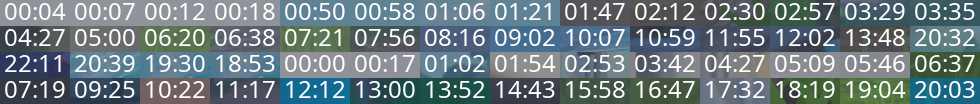
#> input picture number/trainnumber.png, 980 x 104 px
$ python -i numberDetection.py   (imports and definitions only)   (older library calls are emulated)
#> lines starting #> are read from the running program, lines starting #| are printed output that depends on the picture; after the words box and inside, x2 and y2 are one past the last pixel; in counts of white or black regions, pixels touching at a corner belong together
import sys
import numpy as np
import cv2


def generate_data(train_set):
#> called with train_set = 'trainnumber.png'
    im = cv2.imread(train_set)
#> im is the input picture: shape (104, 980, 3); mean B, G, R 133.5, 128.1, 112.3

    gray = cv2.cvtColor(im, cv2.COLOR_BGR2GRAY)
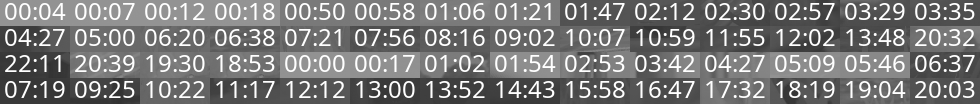
#> gray: shape (104, 980); min 49, max 255, mean 124
    _, thresh = cv2.threshold(gray, 150, 255, cv2.THRESH_BINARY_INV)
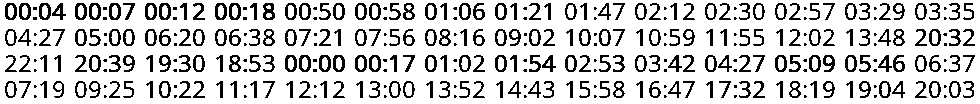
#> thresh: shape (104, 980); 80.5% white; black in thin lines or dots

    _, contours, hierarchy = cv2.findContours(thresh, cv2.RETR_LIST, cv2.CHAIN_APPROX_SIMPLE)
#> contours = 450 contours, 135 with area under 20; largest, box (x1, y1, x2, y2) and area: (0, 0, 980, 104) 100837, (228, 2, 242, 21) 205, (214, 2, 228, 21) 205, (158, 2, 172, 21) 205, (144, 2, 158, 21) 205

    samples = np.empty((0,100))
    responses = []
    keys = [i for i in range(48,58)]

    for cnt in contours:
        if cv2.contourArea(cnt)>50:
            [x,y,w,h] = cv2.boundingRect(cnt)

            if h>13 and h<20:
                cv2.rectangle(im,(x,y),(x+w,y+h),(0,0,255),2)
                roi = thresh[y:y+h,x:x+w]
                roismall = cv2.resize(roi,(10,10))
                cv2.imshow('norm',im)
                key = cv2.waitKey(0)

                if key == 27:  # (escape to quit)
                    sys.exit()
                elif key in keys:
                    responses.append(int(chr(key)))
                    sample = roismall.reshape((1,100))
                    samples = np.append(samples,sample,0)
#> this loop made 49 passes; (key Esc is pressed on pass 49)
#> (x, y, w, h) on passes 36, 37, 38, 43, 44, 45, 47, 48, 49: (951, 83, 7, 13), (931, 83, 7, 13), (881, 83, 7, 13), (405, 83, 7, 13), (391, 83, 7, 13), (161, 83, 7, 13), (77, 83, 7, 13), (7, 83, 7, 13), (962, 80, 13, 19)
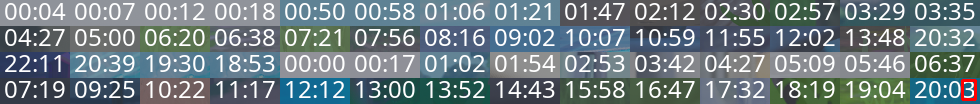
#> im: shape (104, 980, 3); 0.18% of pixels changed, all inside (x1, y1, x2, y2) = (961, 79, 977, 101)
#> after the loop, responses = []

    responses = np.array(responses,np.float32)
    responses = responses.reshape((responses.size,1))
    print("training complete")

    np.savetxt('generalsamples.data', samples)
    np.savetxt('generalresponses.data', responses)


def setup_model(root):
    samples = np.loadtxt(root + '/generalsamples.data', np.float32)
    responses = np.loadtxt(root + '/generalresponses.data', np.float32)
    responses = responses.reshape((responses.size,1))

    model = cv2.ml.KNearest_create()
    model.train(samples, cv2.ml.ROW_SAMPLE, responses)
    return model


def detect_number(model, img, disp=False):
    _, thresh = cv2.threshold(img, 150, 255, cv2.THRESH_BINARY_INV)

    _, contours, hierarchy = cv2.findContours(thresh, cv2.RETR_LIST, cv2.CHAIN_APPROX_SIMPLE)

    res = []
    for cnt in contours:
        if cv2.contourArea(cnt) > 50:
            [x, y, w, h] = cv2.boundingRect(cnt)
            if h > 13 and h < 20:
                roi = thresh[y:y+h,x:x+w]
                roismall = cv2.resize(roi,(10,10))
                roismall = roismall.reshape((1,100))
                roismall = np.float32(roismall)
                retval, results, neigh_resp, dists = model.findNearest(roismall, k = 1)
                res.append(int((results[0][0])))
    if disp:
        print("%d%d:%d%d" % (res[3], res[2], res[1], res[0]))
    return res


def array_to_second(array, length=None):
    if length and len(array) != length:
        return 0
    return (10 * array[-1] + array[-2]) * 60 + 10 * array[-3] + array[-4]

>>> result = generate_data('trainnumber.png')
#> (the program exits here)
